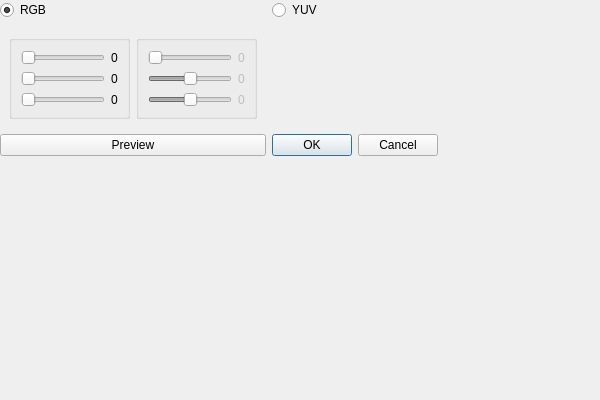
<?xml version="1.0" encoding="UTF-8"?>
<ui version="4.0">
	<class>ColorCorrectionDialogue</class>
	<widget class="QDialog" name="colorCorrectionDialog">
		<property name="geometry">
			<rect>
				<x>50</x>
				<y>50</y>
				<width>600</width>
				<height>400</height>
			</rect>
		</property>
		<property name="windowFlags">
			<set>Qt::Dialog | Qt::MSWindowsFixedSizeDialogHint</set>
		</property>
		<property name="windowTitle">
			<string>Color Correction Dialog</string>
		</property>
		<widget class="QWidget" name="centralwidget">
			<layout class="QGridLayout" name="gridLayoutOuter">
				<item row="0" column="0">
					<widget class="QRadioButton" name="radioRgb">
						<property name="text">
							<string>RGB</string>
						</property>
						<property name="checked">
							<bool>true</bool>
						</property>
					</widget>
				</item>
				<item row="0" column="1">
					<widget class="QRadioButton" name="radioYuv">
						<property name="text">
							<string>YUV</string>
						</property>
						<property name="checked">
							<bool>false</bool>
						</property>
					</widget>
				</item>
				<item row="1" column="0">
					<widget class="QWidget" name="contentWidget">
						<layout class="QGridLayout" name="gridLayoutContents">
							<item row="0" column="0">
								<!--TODO: Rgb Sliders-->
								<widget class="QGroupBox" name="boxRgb">
									<layout class="QGridLayout" name="gridLayoutRgbBox">
										<item row="0" column="0">
										       <widget class="QSlider" name="sliderR">
												<property name="minimum">
													<number>0</number>
												</property>
												<property name="maximum">
													<number>100</number>
												</property>
												<property name="orientation">
													<enum>Qt::Horizontal</enum>
												</property>
											</widget>
										</item>
										<item row="0" column="1">
										       <widget class="QLabel" name="labelR">">
												<property name="text">
													<string>0</string>
												</property>
											</widget>
										</item>
										<item row="1" column="0">
										       <widget class="QSlider" name="sliderG">
												<property name="minimum">
													<number>0</number>
												</property>
												<property name="maximum">
													<number>100</number>
												</property>
												<property name="orientation">
													<enum>Qt::Horizontal</enum>
												</property>
											</widget>
										</item>
										<item row="1" column="1">
										       <widget class="QLabel" name="labelG">">
												<property name="text">
													<string>0</string>
												</property>
											</widget>
										</item>
										<item row="2" column="0">
										       <widget class="QSlider" name="sliderB">
												<property name="minimum">
													<number>0</number>
												</property>
												<property name="maximum">
													<number>100</number>
												</property>
												<property name="orientation">
													<enum>Qt::Horizontal</enum>
												</property>
											</widget>
										</item>
										<item row="2" column="1">
										       <widget class="QLabel" name="labelB">">
												<property name="text">
													<string>0</string>
												</property>
											</widget>
										</item>
									</layout>
								</widget>
							</item>
							<item row="0" column="1">
								<!--TODO: VUY Sliders-->
								<widget class="QGroupBox" name="boxYuv">
									<property name="enabled">
										<bool>false</bool>
									</property>
									<layout class="QGridLayout" name="gridLayoutYuvBox">
										<item row="0" column="0">
												<widget class="QSlider" name="sliderY">
														<property name="minimum">
																<number>0</number>
														</property>
														<property name="maximum">
																<number>100</number>
														</property>
														<property name="orientation">
																<enum>Qt::Horizontal</enum>
														</property>
												</widget>
										</item>
										<item row="0" column="1">
												<widget class="QLabel" name="labelY">
														<property name="text">
																<string>0</string>
														</property>
												</widget>
										</item>
										<item row="1" column="0">
												<widget class="QSlider" name="sliderU">
														<property name="minimum">
																<number>-100</number>
														</property>
														<property name="maximum">
																<number>100</number>
														</property>
														<property name="orientation">
																<enum>Qt::Horizontal</enum>
														</property>
												</widget>
										</item>
										<item row="1" column="1">
												<widget class="QLabel" name="labelU">
														<property name="text">
																<string>0</string>
														</property>
												</widget>
										</item>
										<item row="2" column="0">
												<widget class="QSlider" name="sliderV">
														<property name="minimum">
																<number>-100</number>
														</property>
														<property name="maximum">
																<number>100</number>
														</property>
														<property name="orientation">
																<enum>Qt::Horizontal</enum>
														</property>
												</widget>
										</item>
										<item row="2" column="1">
												<widget class="QLabel" name="labelV">
														<property name="text">
																<string>0</string>
														</property>
												</widget>
										</item>
									</layout>
								</widget>
							</item>
						</layout>
					</widget>
				</item>
				<item row="2" column="0">
					<!--TODO: Preview, OK, & Cancel buttons-->
					<widget class="QPushButton" name="previewButton">
						<property name="text">
							<string>Preview</string>
						</property>
					</widget>
				</item>
				<item row="2" column="1">
					<widget class="QDialogButtonBox" name="boxExitButtons">
						<property name="orientation">
							<enum>Qt::Horizontal</enum>
						</property>
						<property name="standardButtons">
							<set>QDialogButtonBox::Ok | QDialogButtonBox::Cancel</set>
						</property>
					</widget>
				</item>
			</layout>
		</widget>
	</widget>
	<connections>
		<!--<connection>
			<sender>buttonBox</sender>
			<signal>accepted()</signal>
			<receiver>ColorCorrectionDialogue</receiver>
			<slot>accept()</slot>
			<hints>
			</hints>
		</connection>
		<connection>
			<sender>buttonBox</sender>
			<signal>rejected()</signal>
			<receiver>ColorCorrectionDialogue</receiver>
			<slot>reject()</slot>
			<hints>
			</hints>
		</connection>
		<connection>
			<sender>previewButton</sender>
			<signal>pressed()</signal>
			<receiver>ColorCorrectionDialogue</receiver>
			<slot>previewButtonPressed()</slot>
			<hints>
			</hints>
		</connection>
		<connection>
			<sender>previewButton</sender>
			<signal>released()</signal>
			<receiver>ColorCorrectionDialogue</receiver>
			<slot>previewButtonReleased()</slot>
			<hints>
			</hints>
		</connection>
		<connection>
			<sender>radioRgb</sender>
			<signal>clicked()</signal>
			<receiver>ColorCorrectionDialogue</receiver>
			<slot>radioRgbClicked()</slot>
			<hints>
			</hints>
		</connection>
		<connection>
			<sender>radioYuv</sender>
			<signal>clicked()</signal>
			<receiver>ColorCorrectionDialogue</receiver>
			<slot>radioYuvClicked()</slot>
			<hints>
			</hints>
		</connection>
		<connection>
			<sender>sliderR</sender>
			<signal>sliderMoved()</signal>
			<receiver>ColorCorrectionDialogue</receiver>
			<slot>sliderRMoved()</slot>
			<hints>
			</hints>
		</connection>
		<connection>
			<sender>sliderG</sender>
			<signal>sliderMoved()</signal>
			<receiver>ColorCorrectionDialogue</receiver>
			<slot>sliderGMoved()</slot>
			<hints>
			</hints>
		</connection>
		<connection>
			<sender>sliderB</sender>
			<signal>sliderMoved()</signal>
			<receiver>ColorCorrectionDialogue</receiver>
			<slot>sliderBMoved()</slot>
			<hints>
			</hints>
		</connection>
		<connection>
			<sender>sliderY</sender>
			<signal>sliderMoved()</signal>
			<receiver>ColorCorrectionDialogue</receiver>
			<slot>sliderYMoved()</slot>
			<hints>
			</hints>
		</connection>
		<connection>
			<sender>sliderU</sender>
			<signal>sliderMoved()</signal>
			<receiver>ColorCorrectionDialogue</receiver>
			<slot>sliderUMoved()</slot>
			<hints>
			</hints>
		</connection>
		<connection>
			<sender>sliderV</sender>
			<signal>sliderMoved()</signal>
			<receiver>ColorCorrectionDialogue</receiver>
			<slot>sliderVMoved()</slot>
			<hints>
			</hints>
		</connection>-->
	</connections>
</ui>
